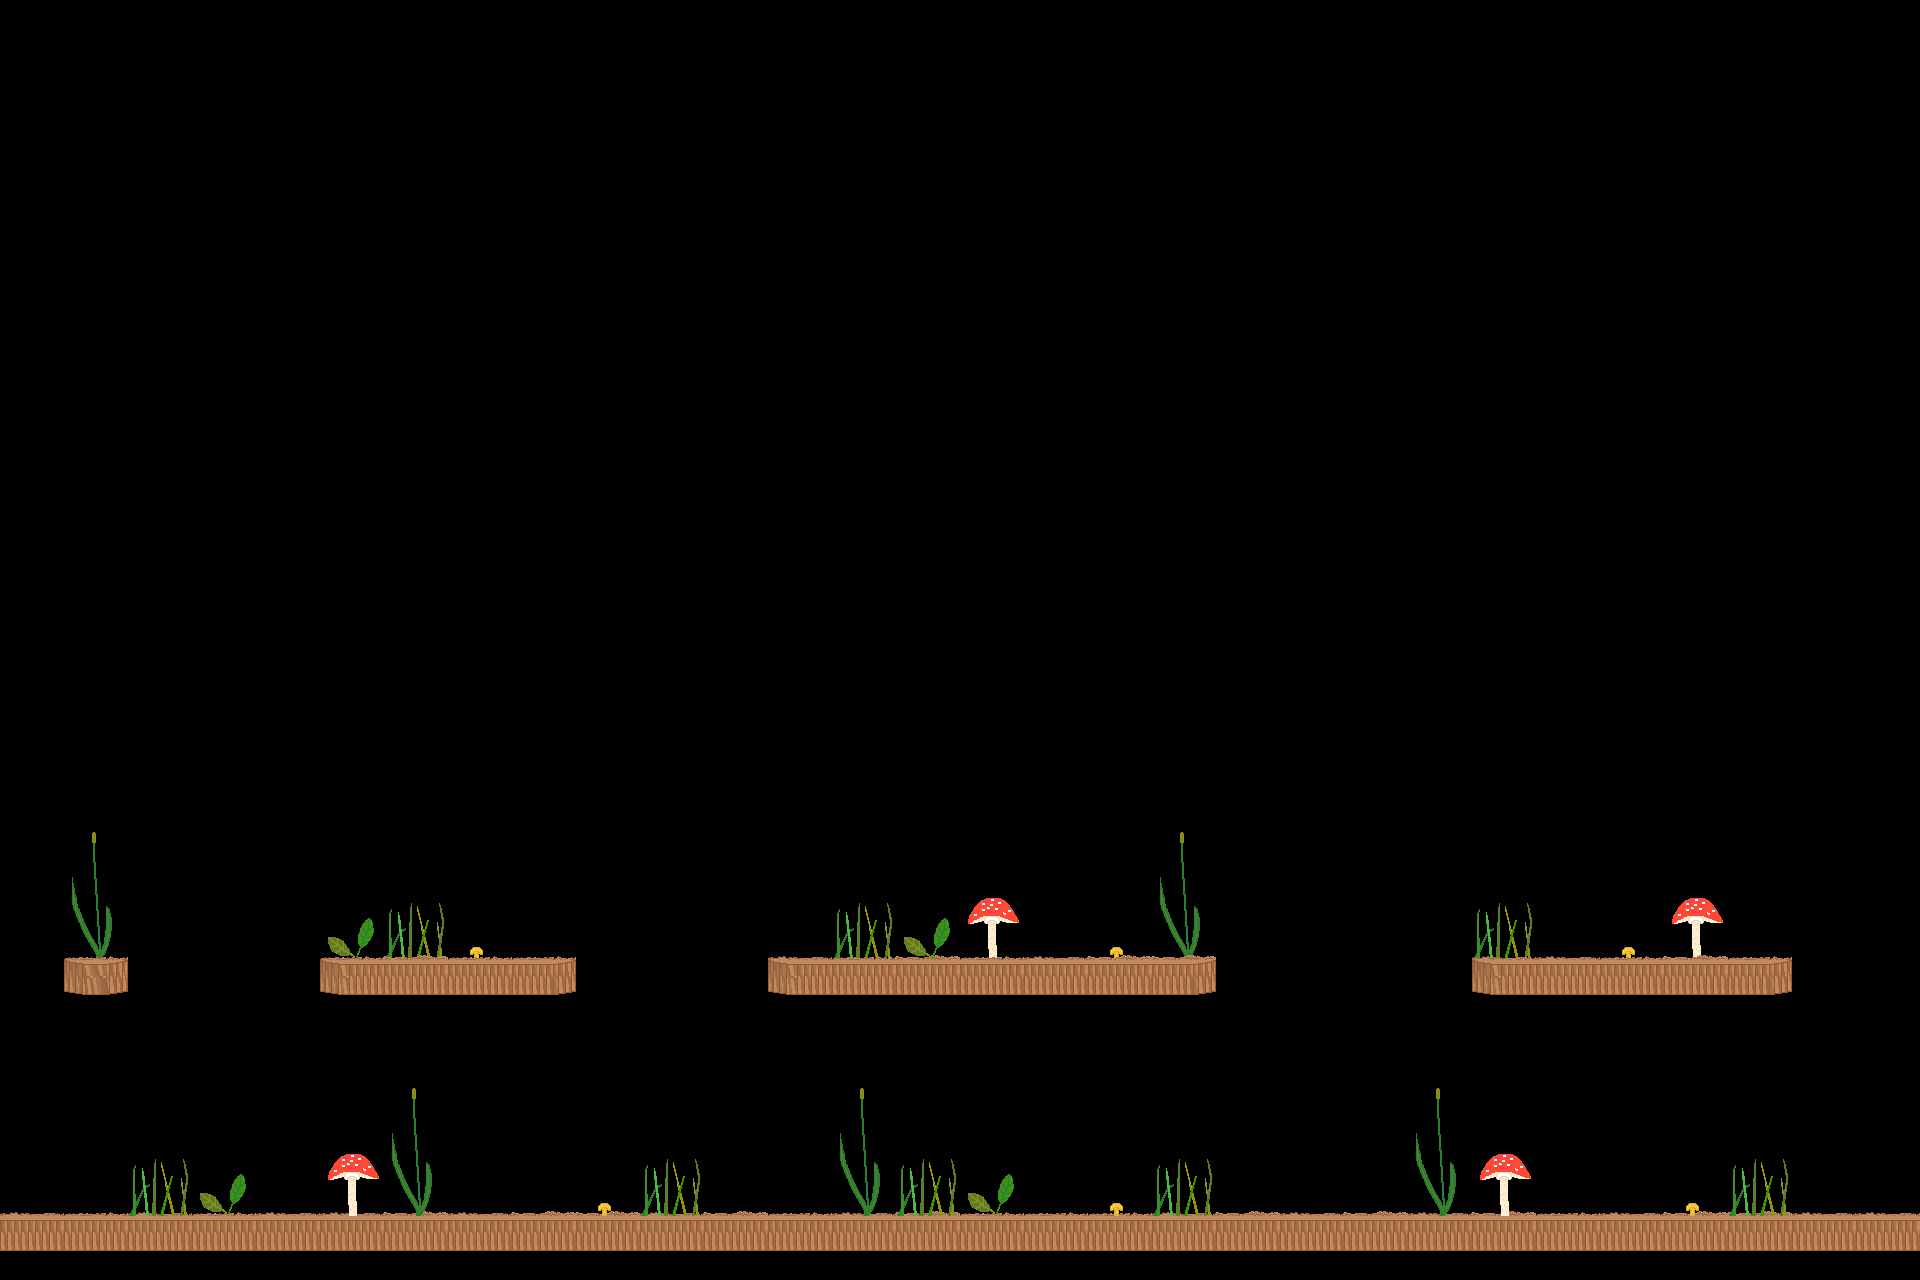

This game map was drawn from its Tiled (.tmx) file and the tilesets committed beside it. A one-line description and the full map source follow:
An orthogonal 30x20 tile map with 64x64 px tiles, 2 tile layers (Warstwa Kafelków 1, Warstwa Kafelków 2).

<map version="1.9" tiledversion="1.9.0" orientation="orthogonal" renderorder="right-down" width="30" height="20" tilewidth="64" tileheight="64" infinite="0" nextlayerid="4" nextobjectid="1">
 <tileset firstgid="1" source="ez.tsx" />
 <layer id="1" name="Warstwa Kafelków 1" width="30" height="20">
  <data encoding="csv">
0,0,0,0,0,0,0,0,0,0,0,0,0,0,0,0,0,0,0,0,0,0,0,0,0,0,0,0,0,0,
0,0,0,0,0,0,0,0,0,0,0,0,0,0,0,0,0,0,0,0,0,0,0,0,0,0,0,0,0,0,
0,0,0,0,0,0,0,0,0,0,0,0,0,0,0,0,0,0,0,0,0,0,0,0,0,0,0,0,0,0,
0,0,0,0,0,0,0,0,0,0,0,0,0,0,0,0,0,0,0,0,0,0,0,0,0,0,0,0,0,0,
0,0,0,0,0,0,0,0,0,0,0,0,0,0,0,0,0,0,0,0,0,0,0,0,0,0,0,0,0,0,
0,0,0,0,0,0,0,0,0,0,0,0,0,0,0,0,0,0,0,0,0,0,0,0,0,0,0,0,0,0,
0,0,0,0,0,0,0,0,0,0,0,0,0,0,0,0,0,0,0,0,0,0,0,0,0,0,0,0,0,0,
0,0,0,0,0,0,0,0,0,0,0,0,0,0,0,0,0,0,0,0,0,0,0,0,0,0,0,0,0,0,
0,0,0,0,0,0,0,0,0,0,0,0,0,0,0,0,0,0,0,0,0,0,0,0,0,0,0,0,0,0,
0,0,0,0,0,0,0,0,0,0,0,0,0,0,0,0,0,0,0,0,0,0,0,0,0,0,0,0,0,0,
0,0,0,0,0,0,0,0,0,0,0,0,0,0,0,0,0,0,0,0,0,0,0,0,0,0,0,0,0,0,
0,0,0,0,0,0,0,0,0,0,0,0,0,0,0,0,0,0,0,0,0,0,0,0,0,0,0,0,0,0,
0,0,0,0,0,0,0,0,0,0,0,0,0,0,0,0,0,0,0,0,0,0,0,0,0,0,0,0,0,0,
0,14,0,0,0,0,0,0,5,0,0,0,0,0,0,0,5,0,14,0,0,0,0,0,0,0,0,0,0,0,
0,19,0,0,0,12,9,13,10,0,0,0,5,9,7,8,10,13,19,0,0,0,0,9,5,13,8,0,0,0,
0,0,0,0,0,0,0,0,0,0,0,0,0,0,0,0,0,0,0,0,0,0,0,0,0,0,0,0,0,0,
0,0,0,0,0,0,0,0,0,0,0,0,0,0,0,0,0,0,0,0,0,0,0,0,0,0,0,0,0,0,
0,0,0,0,0,0,0,0,0,0,0,0,0,0,0,0,0,0,0,0,0,0,0,0,0,0,0,0,0,0,
6,11,6,11,6,6,7,6,7,7,6,7,11,6,7,11,11,11,6,7,6,7,6,7,11,6,7,7,6,6,
2,2,2,2,2,2,2,2,2,2,2,2,2,2,2,2,2,2,2,2,2,2,2,2,2,2,2,2,2,2
</data>
 </layer>
 <layer id="2" name="Warstwa Kafelków 2" width="30" height="20">
  <data encoding="csv">
0,0,0,0,0,0,0,0,0,0,0,0,0,0,0,0,0,0,0,0,0,0,0,0,0,0,0,0,0,0,
0,0,0,0,0,0,0,0,0,0,0,0,0,0,0,0,0,0,0,0,0,0,0,0,0,0,0,0,0,0,
0,0,0,0,0,0,0,0,0,0,0,0,0,0,0,0,0,0,0,0,0,0,0,0,0,0,0,0,0,0,
0,0,0,0,0,0,0,0,0,0,0,0,0,0,0,0,0,0,0,0,0,0,0,0,0,0,0,0,0,0,
0,0,0,0,0,0,0,0,0,0,0,0,0,0,0,0,0,0,0,0,0,0,0,0,0,0,0,0,0,0,
0,0,0,0,0,0,0,0,0,0,0,0,0,0,0,0,0,0,0,0,0,0,0,0,0,0,0,0,0,0,
0,0,0,0,0,0,0,0,0,0,0,0,0,0,0,0,0,0,0,0,0,0,0,0,0,0,0,0,0,0,
0,0,0,0,0,0,0,0,0,0,0,0,0,0,0,0,0,0,0,0,0,0,0,0,0,0,0,0,0,0,
0,0,0,0,0,0,0,0,0,0,0,0,0,0,0,0,0,0,0,0,0,0,0,0,0,0,0,0,0,0,
0,0,0,0,0,0,0,0,0,0,0,0,0,0,0,0,0,0,0,0,0,0,0,0,0,0,0,0,0,0,
0,0,0,0,0,0,0,0,0,0,0,0,0,0,0,0,0,0,0,0,0,0,0,0,0,0,0,0,0,0,
0,0,0,0,0,0,0,0,0,0,0,0,0,0,0,0,0,0,0,0,0,0,0,0,0,0,0,0,0,0,
0,0,0,0,0,0,0,0,0,0,0,0,0,0,0,0,0,0,0,0,0,0,0,0,0,0,0,0,0,0,
0,0,0,0,0,0,0,0,0,0,0,0,0,0,0,0,0,0,0,0,0,0,0,0,0,0,0,0,0,0,
0,11,0,0,0,11,7,11,11,0,0,0,6,11,12,11,6,7,7,0,0,0,0,6,6,11,7,11,0,0,
0,1,0,0,0,4,2,2,3,0,0,0,4,2,2,2,2,2,3,0,0,0,0,4,2,2,2,3,0,0,
0,0,0,0,0,0,0,0,0,0,0,0,0,0,0,0,0,0,0,0,0,0,0,0,0,0,0,0,0,0,
5,0,0,0,5,0,14,0,5,0,0,0,0,14,0,0,5,0,0,0,0,5,14,0,0,0,0,0,5,0,
10,0,9,12,10,8,19,5,10,13,9,0,5,19,9,12,10,13,9,0,0,10,19,8,5,0,13,9,10,0,
0,0,0,0,0,0,0,0,0,0,0,0,0,0,0,0,0,0,0,0,0,0,0,0,0,0,0,0,0,0
</data>
 </layer>
</map>